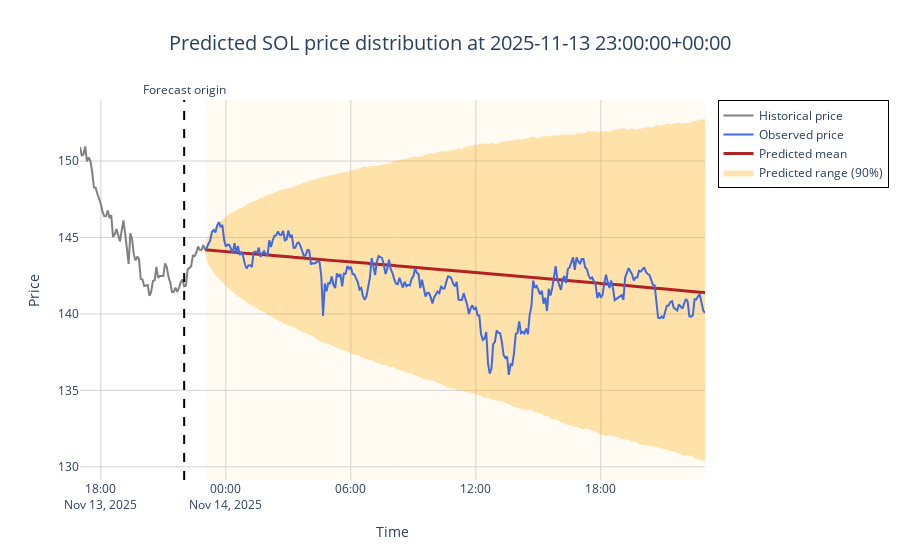

Notebook cell for this chart:
### Code cell
## Return forecast mapped into price space (for the last asset and last quarantine prediction)
print("Normalized CRPS score:", tracker_evaluator.scores[asset][-1][1])
plot_quarantine(asset, predictions_evaluated[0], name_step="5min", prices=tracker_evaluator.tracker.prices, mode="incremental", lookback_seconds=HORIZON/4)

### Figure 1 — Plotly figure (JSON) as saved in the notebook; plotly's stock layout.template omitted (floating-point values rounded to 4 significant figures; data arrays with more than 128 entries replaced by an {"elided": "..."} marker saying what was removed)
{"data": [{"line": {"width": 0}, "mode": "lines", "name": "5th percentile", "showlegend": false, "type": "scatter", "x": {"elided": "289 str values"}, "y": {"elided": "289 float values"}}, {"fill": "tonexty", "fillcolor": "rgba(255,165,0,0.3)", "line": {"width": 0}, "mode": "lines", "name": "Predicted range (90%)", "type": "scatter", "x": {"elided": "289 str values"}, "y": {"elided": "289 float values"}}, {"line": {"color": "firebrick", "width": 3}, "mode": "lines", "name": "Predicted mean", "type": "scatter", "x": {"elided": "289 str values"}, "y": {"elided": "289 float values"}}, {"line": {"color": "royalblue", "width": 2}, "marker": {"opacity": 0.7, "size": 4}, "mode": "lines", "name": "Observed price", "type": "scatter", "x": {"elided": "289 str values"}, "y": {"elided": "289 float values"}}, {"line": {"color": "grey", "width": 2}, "mode": "lines", "name": "Historical price", "type": "scatter", "x": ["2025-11-13T17:00:00+00:00", "2025-11-13T17:05:00+00:00", "2025-11-13T17:10:00+00:00", "2025-11-13T17:15:00+00:00", "2025-11-13T17:20:00+00:00", "2025-11-13T17:25:00+00:00", "2025-11-13T17:30:00+00:00", "2025-11-13T17:35:00+00:00", "2025-11-13T17:40:00+00:00", "2025-11-13T17:45:00+00:00", "2025-11-13T17:50:00+00:00", "2025-11-13T17:55:00+00:00", "2025-11-13T18:00:00+00:00", "2025-11-13T18:05:00+00:00", "2025-11-13T18:10:00+00:00", "2025-11-13T18:15:00+00:00", "2025-11-13T18:20:00+00:00", "2025-11-13T18:25:00+00:00", "2025-11-13T18:30:00+00:00", "2025-11-13T18:35:00+00:00", "2025-11-13T18:40:00+00:00", "2025-11-13T18:45:00+00:00", "2025-11-13T18:50:00+00:00", "2025-11-13T18:55:00+00:00", "2025-11-13T19:00:00+00:00", "2025-11-13T19:05:00+00:00", "2025-11-13T19:10:00+00:00", "2025-11-13T19:15:00+00:00", "2025-11-13T19:20:00+00:00", "2025-11-13T19:25:00+00:00", "2025-11-13T19:30:00+00:00", "2025-11-13T19:35:00+00:00", "2025-11-13T19:40:00+00:00", "2025-11-13T19:45:00+00:00", "2025-11-13T19:50:00+00:00", "2025-11-13T19:55:00+00:00", "2025-11-13T20:00:00+00:00", "2025-11-13T20:05:00+00:00", "2025-11-13T20:10:00+00:00", "2025-11-13T20:15:00+00:00", "2025-11-13T20:20:00+00:00", "2025-11-13T20:25:00+00:00", "2025-11-13T20:30:00+00:00", "2025-11-13T20:35:00+00:00", "2025-11-13T20:40:00+00:00", "2025-11-13T20:45:00+00:00", "2025-11-13T20:50:00+00:00", "2025-11-13T20:55:00+00:00", "2025-11-13T21:00:00+00:00", "2025-11-13T21:05:00+00:00", "2025-11-13T21:10:00+00:00", "2025-11-13T21:15:00+00:00", "2025-11-13T21:20:00+00:00", "2025-11-13T21:25:00+00:00", "2025-11-13T21:30:00+00:00", "2025-11-13T21:35:00+00:00", "2025-11-13T21:40:00+00:00", "2025-11-13T21:45:00+00:00", "2025-11-13T21:50:00+00:00", "2025-11-13T21:55:00+00:00", "2025-11-13T22:00:00+00:00", "2025-11-13T22:05:00+00:00", "2025-11-13T22:10:00+00:00", "2025-11-13T22:15:00+00:00", "2025-11-13T22:20:00+00:00", "2025-11-13T22:25:00+00:00", "2025-11-13T22:30:00+00:00", "2025-11-13T22:35:00+00:00", "2025-11-13T22:40:00+00:00", "2025-11-13T22:45:00+00:00", "2025-11-13T22:50:00+00:00", "2025-11-13T22:55:00+00:00", "2025-11-13T23:00:00+00:00"], "y": [150.9, 150.4, 150.4, 151.0, 150.0, 150.2, 150.0, 149.3, 148.3, 148.3, 147.9, 147.6, 147.2, 146.7, 146.4, 146.4, 146.8, 146.3, 146.5, 145.0, 145.2, 145.5, 145.2, 144.8, 145.4, 146.1, 145.3, 144.3, 143.3, 145.3, 144.9, 143.9, 143.5, 143.7, 143.6, 142.3, 142.3, 141.8, 141.8, 141.9, 141.2, 141.5, 142.2, 142.2, 143.1, 142.4, 142.5, 142.5, 142.5, 143.3, 143.0, 142.4, 142.1, 141.4, 141.5, 141.7, 141.4, 141.7, 142.1, 142.3, 141.8, 141.9, 142.9, 143.0, 143.1, 143.8, 143.8, 144.0, 144.4, 144.2, 144.2, 144.5, 144.2]}], "layout": {"annotations": [{"showarrow": false, "text": "Forecast origin", "x": 1763071200000, "xanchor": "center", "xref": "x", "y": 1, "yanchor": "bottom", "yref": "y domain"}], "hovermode": "x unified", "legend": {"bordercolor": "Black", "borderwidth": 1, "x": 1.02, "y": 1}, "plot_bgcolor": "white", "shapes": [{"line": {"color": "black", "dash": "dash"}, "type": "line", "x0": 1763071200000, "x1": 1763071200000, "xref": "x", "y0": 0, "y1": 1, "yref": "y domain"}, {"fillcolor": "rgba(255,165,0,0.05)", "layer": "below", "line": {"width": 0}, "type": "rect", "x0": "2025-11-13T23:00:00+00:00", "x1": "2025-11-14T23:00:00+00:00", "xref": "x", "y0": 0, "y1": 1, "yref": "y domain"}], "title": {"font": {"size": 20}, "text": "Predicted SOL price distribution at 2025-11-13 23:00:00+00:00", "x": 0.5, "xanchor": "center"}, "xaxis": {"gridcolor": "lightgrey", "showgrid": true, "title": {"text": "Time"}}, "yaxis": {"gridcolor": "lightgrey", "showgrid": true, "title": {"text": "Price"}}}}
